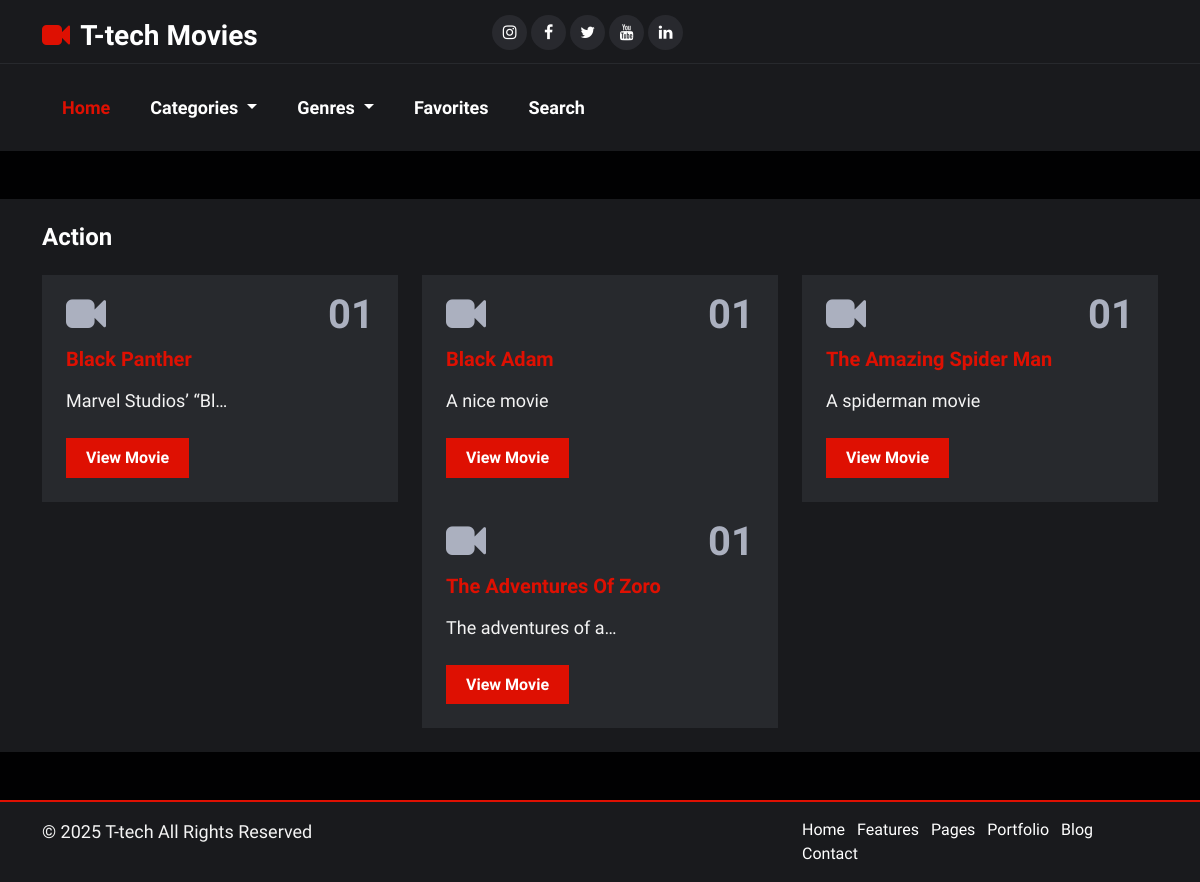
The app's page /genres/Action with its own data.
### MovieFiles/models.py (models this page shows, shortened)
class Genre(models.Model):
    genre = models.CharField(max_length=30)
    def __str__(self):
        return self.genre

class Latest_movie(models.Model):
    mv_name = models.CharField(max_length=50,blank=False)
    mv_desc = models.TextField(blank=True)
    mv_genres = models.ManyToManyField(Genre, related_name='movies')
    mv_image = models.ImageField(upload_to='uploads/image',null=True)
    mv_actors = models.CharField(max_length=500,help_text='Enter words seperated by comma',null=True,blank=True)
    mv_category = models.ForeignKey(Category,on_delete=models.CASCADE,null=True)

### MovieFiles/views.py (the view)
# urls.py: path("genres/<slug:mv_genre>",Genres,name="genres_url"),
def Genres(request,mv_genre):
   g_name = get_object_or_404(Genre,genre=mv_genre)
   g_movies = g_name.movies.all()
   genre = Genre.objects.all()
   category = Category.objects.all()
   context = {"g_movies":g_movies,"g_name":g_name,"genre":genre,"category":category}
   return render(request,"mvtemp/genres.html",context)

### MovieFiles/templates/mvtemp/genres.html
{% extends "mvtemp/base.html" %}
{% block content %}
{% load static %}
	<link href=" {% static "mvtemp/css/index.css" %}" rel="stylesheet">
	<link href=" {% static "mvtemp/css/global.css" %} " rel="stylesheet">
<section id="serv_pg" class="pt-4 pb-4 bg_grey my-5">
	<div class="container-xl">
	 <div class="row trend_1">
	 <div class="col-md-12">
	  <h4 class="mb-0 text-align-center"> {{ g_name }} </h4>
	 </div>
	</div>
	 <div class="row serv_pg1 mt-4 justify-content-center">
		{% if g_movies %}
		{% for i in g_movies %}
		<div class="col-md-4">
			<div class="serv_pg1i bg_dark p-4 pt-3">
			 <h1 class="col_light"><i class="fa fa-video-camera"></i> <span class="pull-right">01</span></h1>
			 <h5 class="col_red">{{ i.mv_name }}</h5>
			 <p class="mt-3"> {{ i.mv_desc|truncatechars:20 }} </p>
			 <h6 class="mb-0 mt-4"><a class="button" href="{% url "moviefile" i.id %}">View Movie</a></h6>
			</div>
		   </div>
		{% endfor %}
		{% else %}
		<p class="text-align-start">No Movie Under This Category</p>
		{% endif %}
		</div>
	</div>
   </section>
{% endblock content %}

### MovieFiles/static/mvtemp/css/global.css (style rules this page uses)
body { font-family: 'Rajdhani', sans-serif; color: #ffffff; background-color: #010102; }
h1,h2,h3,h4,h5,h6 { font-weight:bold; }
p { color: #f4f4f4; font-size:18px; }
a { text-decoration:none; color:#fff; }
.button { background: #de1002; color:#fff; padding:10px 20px; display: inline-block; transition: 0.3s; }
.col_red { color: #de1002; }
.col_light { color:#abb0bf; }
.bg_grey { background: #191a1d; }
.bg_dark { background: #27292d; }
::placeholder { color:#999!important; opacity: 1; }

### records on screen
Genre: genre "Action"
Latest_movie: mv_name "Black Panther", mv_desc "Marvel Studios’ “Bl…"
Latest_movie: mv_name "Black Adam", mv_desc "A nice movie"
Latest_movie: mv_name "The Amazing Spider Man", mv_desc "A spiderman movie"
Latest_movie: mv_name "The Adventures Of Zoro", mv_desc "The adventures of a…"
